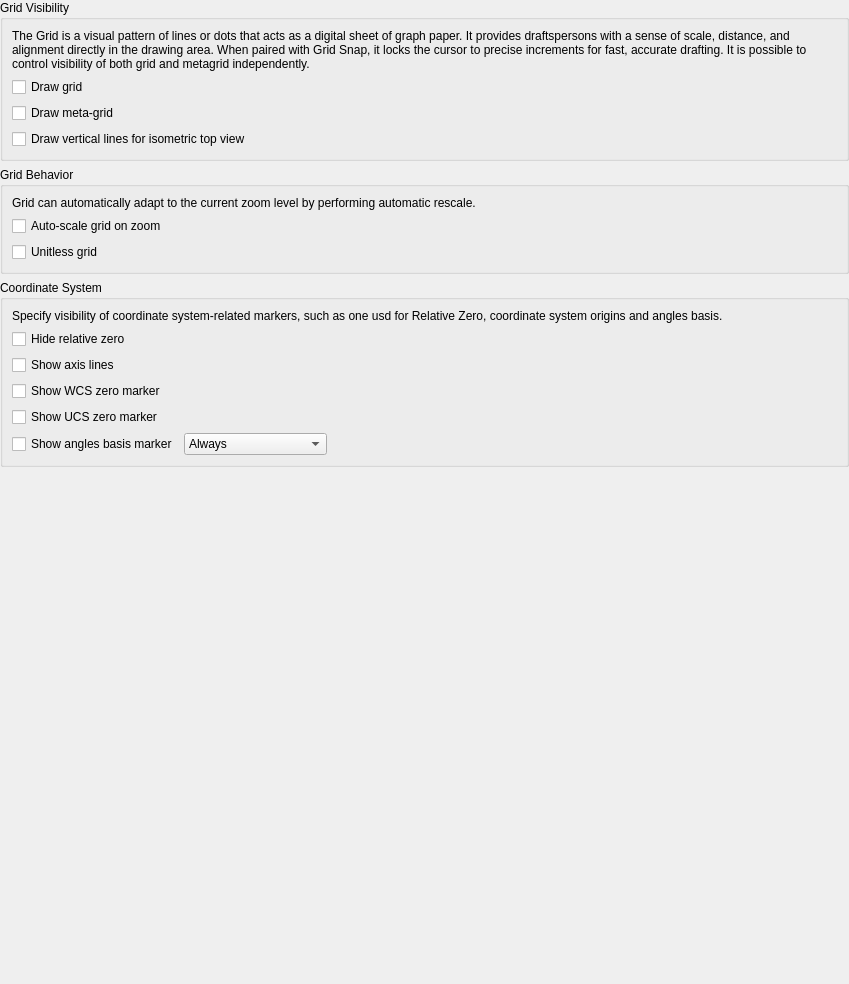
<?xml version="1.0" encoding="UTF-8"?>
<ui version="4.0">
 <class>LC_SettingsPageDraftingBehaviorGridAndCoordinates</class>
 <widget class="QWidget" name="LC_SettingsPageDraftingBehaviorGridAndCoordinates">
  <property name="geometry">
   <rect>
    <x>0</x>
    <y>0</y>
    <width>849</width>
    <height>984</height>
   </rect>
  </property>
  <layout class="QVBoxLayout" name="mainLayout">
   <property name="leftMargin">
    <number>0</number>
   </property>
   <property name="topMargin">
    <number>0</number>
   </property>
   <property name="rightMargin">
    <number>0</number>
   </property>
   <property name="bottomMargin">
    <number>0</number>
   </property>
   <item>
    <widget class="QGroupBox" name="groupBox">
     <property name="title">
      <string>Grid Visibility</string>
     </property>
     <layout class="QGridLayout" name="gridLayout_3">
      <item row="2" column="0">
       <widget class="QCheckBox" name="cbDrawMetaGrid">
        <property name="toolTip">
         <string>Meta-Grid Visibility

If checked, metagrid will be drawn as part of grid drawing.</string>
        </property>
        <property name="text">
         <string>Draw meta-grid</string>
        </property>
       </widget>
      </item>
      <item row="0" column="0">
       <widget class="QLabel" name="label_3">
        <property name="text">
         <string>The Grid is a visual pattern of lines or dots that acts as a digital sheet of graph paper. It provides draftspersons with a sense of scale, distance, and alignment directly in the drawing area. When paired with Grid Snap, it locks the cursor to precise increments for fast, accurate drafting. It is possible to control visibility of both grid and metagrid independently.</string>
        </property>
        <property name="wordWrap">
         <bool>true</bool>
        </property>
       </widget>
      </item>
      <item row="1" column="0">
       <widget class="QCheckBox" name="cbDrawGrid">
        <property name="toolTip">
         <string>Grid Visibility

If checked, grid will be drawn</string>
        </property>
        <property name="text">
         <string>Draw grid</string>
        </property>
       </widget>
      </item>
      <item row="3" column="0">
       <widget class="QCheckBox" name="cbDrawVerticalForIsoTop">
        <property name="toolTip">
         <string>Isometric Top Grid

If unchecked, vertical line will not be drawn for &quot;Top&quot; isometric view</string>
        </property>
        <property name="text">
         <string>Draw vertical lines for isometric top view</string>
        </property>
       </widget>
      </item>
     </layout>
    </widget>
   </item>
   <item>
    <widget class="QGroupBox" name="gbGridBehavior">
     <property name="title">
      <string>Grid Behavior</string>
     </property>
     <layout class="QGridLayout" name="gridLayout">
      <item row="3" column="0" colspan="2">
       <widget class="QCheckBox" name="cbUnitlessGrid">
        <property name="toolTip">
         <string>Unitless Grid

If checked, grid will not be adjusted to current units of drawing
Interpret grid units as generic unitless values.</string>
        </property>
        <property name="text">
         <string>Unitless grid</string>
        </property>
       </widget>
      </item>
      <item row="1" column="0" colspan="2">
       <widget class="QCheckBox" name="cbScaleGrid">
        <property name="toolTip">
         <string>Grid Auto Scale

If checked, the grid will be scaled automatically</string>
        </property>
        <property name="text">
         <string>Auto-scale grid on zoom</string>
        </property>
       </widget>
      </item>
      <item row="2" column="2">
       <spacer name="horizontalSpacer">
        <property name="orientation">
         <enum>Qt::Orientation::Horizontal</enum>
        </property>
        <property name="sizeHint" stdset="0">
         <size>
          <width>0</width>
          <height>0</height>
         </size>
        </property>
       </spacer>
      </item>
      <item row="0" column="0" colspan="3">
       <widget class="QLabel" name="label_2">
        <property name="text">
         <string>Grid can automatically adapt to the current zoom level by performing automatic rescale.</string>
        </property>
        <property name="wordWrap">
         <bool>true</bool>
        </property>
       </widget>
      </item>
     </layout>
    </widget>
   </item>
   <item>
    <widget class="QGroupBox" name="groupBox_3">
     <property name="title">
      <string>Coordinate System</string>
     </property>
     <layout class="QGridLayout" name="gridLayout_5">
      <item row="4" column="0" colspan="2">
       <widget class="QCheckBox" name="cbShowUCSZeroMarker">
        <property name="toolTip">
         <string>UCS Marker Visibility

If selected, marker for the User Coordinate System (UCS)
will be shown in zero point of current UCS.</string>
        </property>
        <property name="text">
         <string>Show UCS zero marker</string>
        </property>
       </widget>
      </item>
      <item row="0" column="0" colspan="3">
       <widget class="QLabel" name="label_5">
        <property name="text">
         <string>Specify visibility of coordinate system-related markers, such as one usd for Relative Zero, coordinate system origins and angles basis.</string>
        </property>
        <property name="wordWrap">
         <bool>true</bool>
        </property>
       </widget>
      </item>
      <item row="5" column="1">
       <widget class="LC_ContentAdjustableComboBox" name="cbAnglesBaseShowPolicy">
        <property name="toolTip">
         <string>Angles Basis Maker Display Mode

Defines when to draw angle basis marker</string>
        </property>
        <item>
         <property name="text">
          <string>Always</string>
         </property>
        </item>
        <item>
         <property name="text">
          <string>Only for non-defaults</string>
         </property>
        </item>
       </widget>
      </item>
      <item row="5" column="2">
       <spacer name="horizontalSpacer_3">
        <property name="orientation">
         <enum>Qt::Orientation::Horizontal</enum>
        </property>
        <property name="sizeHint" stdset="0">
         <size>
          <width>0</width>
          <height>0</height>
         </size>
        </property>
       </spacer>
      </item>
      <item row="3" column="0" colspan="2">
       <widget class="QCheckBox" name="cbShowWCSZeroMarker">
        <property name="toolTip">
         <string>WCS Marker Visibility

If selected and there is custom
User Coordinate System applied,
the marker for World Coordinate
System (WCS) will be shown in zero
point of WCS.</string>
        </property>
        <property name="text">
         <string>Show WCS zero marker</string>
        </property>
       </widget>
      </item>
      <item row="1" column="0" colspan="2">
       <widget class="QCheckBox" name="cbHideRelativeZero">
        <property name="toolTip">
         <string>Relative Point Marker Visibility

If checked, relative zero crosshair marker will not be drawn.
Otherwise, one will be visible. Visibility of the marker does not
affect relative zero related operations. </string>
        </property>
        <property name="text">
         <string>Hide relative zero</string>
        </property>
       </widget>
      </item>
      <item row="5" column="0">
       <widget class="QCheckBox" name="cbAnglesMarkVisible">
        <property name="sizePolicy">
         <sizepolicy hsizetype="Preferred" vsizetype="Preferred">
          <horstretch>0</horstretch>
          <verstretch>0</verstretch>
         </sizepolicy>
        </property>
        <property name="toolTip">
         <string>Angles Basis Marker Visibility

If enabled, angles basis marker will be shown
in the origin of coordinate system</string>
        </property>
        <property name="text">
         <string>Show angles basis marker</string>
        </property>
       </widget>
      </item>
      <item row="2" column="0">
       <widget class="QCheckBox" name="cbShowAxisLines">
        <property name="toolTip">
         <string>Axis Lines Visibility

If selected, X and Y axis lines 
intersected in origin point will be 
rendered. Otherwise, no axis lines 
will be present.</string>
        </property>
        <property name="text">
         <string>Show axis lines</string>
        </property>
       </widget>
      </item>
     </layout>
    </widget>
   </item>
   <item>
    <spacer name="verticalSpacer">
     <property name="orientation">
      <enum>Qt::Orientation::Vertical</enum>
     </property>
     <property name="sizeHint" stdset="0">
      <size>
       <width>0</width>
       <height>0</height>
      </size>
     </property>
    </spacer>
   </item>
  </layout>
 </widget>
 <customwidgets>
  <customwidget>
   <class>LC_ContentAdjustableComboBox</class>
   <extends>QComboBox</extends>
   <header location="global">lc_content_adjustable_combo_box.h</header>
  </customwidget>
 </customwidgets>
 <resources/>
 <connections/>
</ui>
